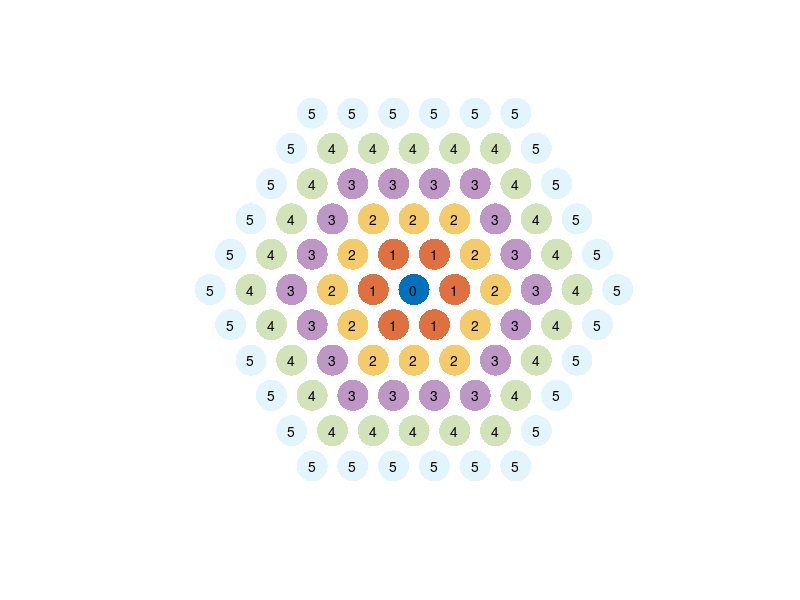

Here is the MATLAB script that generated this plot: (Note: this script raises an error after producing the figure.)
%% Lattice of hex coordinates

nvec = 0:5;

close all

for i = 1:length(nvec)
    
    n = nvec(i);
    
    % New points
    [im,jm] = meshgrid(-n:n);
    zm = abs(im(:)+jm(:));
    im = im(zm<=n);
    jm = jm(zm<=n);
    x = [im(:),jm(:)];
    
    % Old points
    [imo,jmo] = meshgrid(-(n-1):(n-1));
    zmo = abs(imo(:)+jmo(:));
    imo = imo(zmo<=(n-1));
    jmo = jmo(zmo<=(n-1));
    xo = [imo(:),jmo(:)];
    
    % Dicard the old points
    if n>0
        x = setdiff(x,xo,'rows');
    end
    
    im = x(:,1); jm = x(:,2);
    
    X = [im(:)*cosd(0) + jm(:)*cosd(60),...
        jm(:)*sind(0) + jm(:)*sind(60)];
    
    hold on
    scatter(X(:,1),X(:,2),500,'filled','MarkerFaceAlpha',1-n/length(nvec)); axis square
    
    for j = 1:size(X,1)
        text(X(j,1),X(j,2),num2str(n),'HorizontalAlignment','center','VerticalAlignment','middle');
    end
    
end

axis off
set(gcf,'color','w')

%legstr={}; for i=1:length(nvec); legstr{i}=num2str(nvec(i)); end; legend(legstr)

export_fig hexagonal_lattice_figure.fig
export_fig hexagonal_lattice_figure.png -m2.5